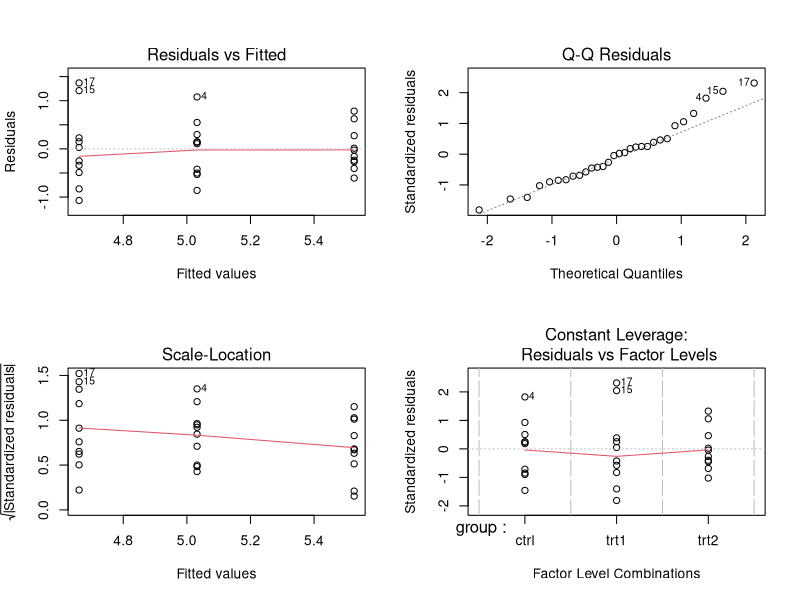
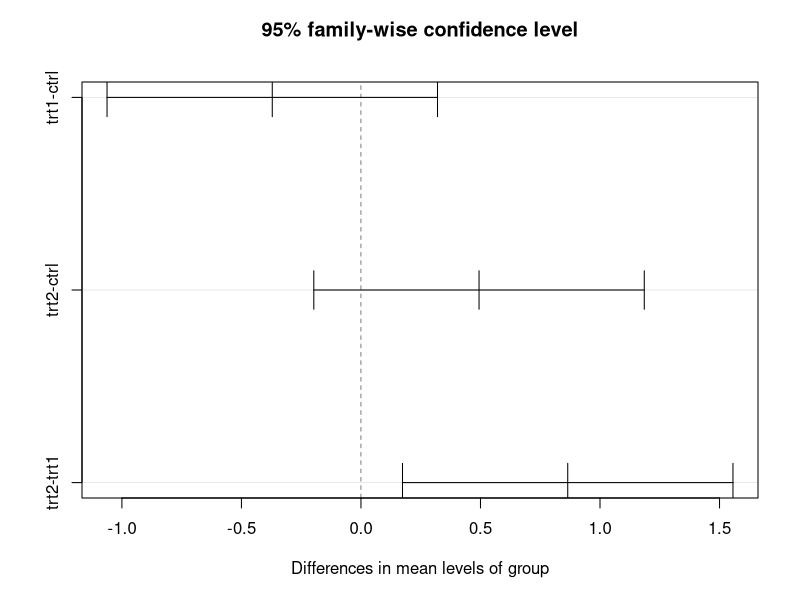

The R script that drew these images, in order: (Note: this script raises an error after producing the figures.)
# ANOVA de um fator: exemplo completo ----
# Pacotes: stats (base), car (Levene/Brown-Forsythe), multcomp (comparações múltiplas)
# install.packages(c("car", "multcomp"))
library(car)

# 1. Dados: PlantGrowth, peso seco de plantas sob controle e dois tratamentos
data(PlantGrowth)
str(PlantGrowth)
aggregate(weight ~ group, data = PlantGrowth,
          FUN = function(x) c(n = length(x), media = mean(x), dp = sd(x), var = var(x)))

# 2. Ajuste do modelo
modelo <- aov(weight ~ group, data = PlantGrowth)
summary(modelo)

# 3. Pressupostos, examinados nos RESÍDUOS do modelo
par(mfrow = c(2, 2)); plot(modelo); par(mfrow = c(1, 1))
shapiro.test(residuals(modelo))
leveneTest(weight ~ group, data = PlantGrowth, center = mean)     # Levene
leveneTest(weight ~ group, data = PlantGrowth, center = median)   # Brown-Forsythe
bartlett.test(weight ~ group, data = PlantGrowth)

# 4. Tamanho de efeito
tab <- summary(modelo)[[1]]
SQ_entre <- tab[1, "Sum Sq"]; SQ_dentro <- tab[2, "Sum Sq"]
QM_dentro <- tab[2, "Mean Sq"]; gl_entre <- tab[1, "Df"]
SQ_entre / (SQ_entre + SQ_dentro)                                  # eta ao quadrado
(SQ_entre - gl_entre * QM_dentro) / (SQ_entre + SQ_dentro + QM_dentro)   # omega ao quadrado
# equivalente: effectsize::eta_squared(modelo); effectsize::omega_squared(modelo)

# 5. Comparações múltiplas de Tukey
TukeyHSD(modelo)
plot(TukeyHSD(modelo))
# equivalente, com mais recursos:
# library(multcomp); summary(glht(modelo, linfct = mcp(group = "Tukey")))

# 6. Contraste planejado: controle contra a média dos dois tratamentos
contrastes <- matrix(c(1, -0.5, -0.5), nrow = 1,
                     dimnames = list("ctrl vs trts", levels(PlantGrowth$group)))
summary(glht(modelo, linfct = mcp(group = contrastes)))

# 7. Alternativas, para comparar
oneway.test(weight ~ group, data = PlantGrowth, var.equal = FALSE)   # ANOVA de Welch
kruskal.test(weight ~ group, data = PlantGrowth)                     # Kruskal-Wallis

# 8. Gráficos
par(mfrow = c(1, 2))
boxplot(weight ~ group, data = PlantGrowth, col = "gray85",
        xlab = "Tratamento", ylab = "Peso seco (g)")
points(jitter(as.numeric(PlantGrowth$group), 0.5), PlantGrowth$weight, pch = 19, col = "gray40")
plot(TukeyHSD(modelo))
par(mfrow = c(1, 1))
